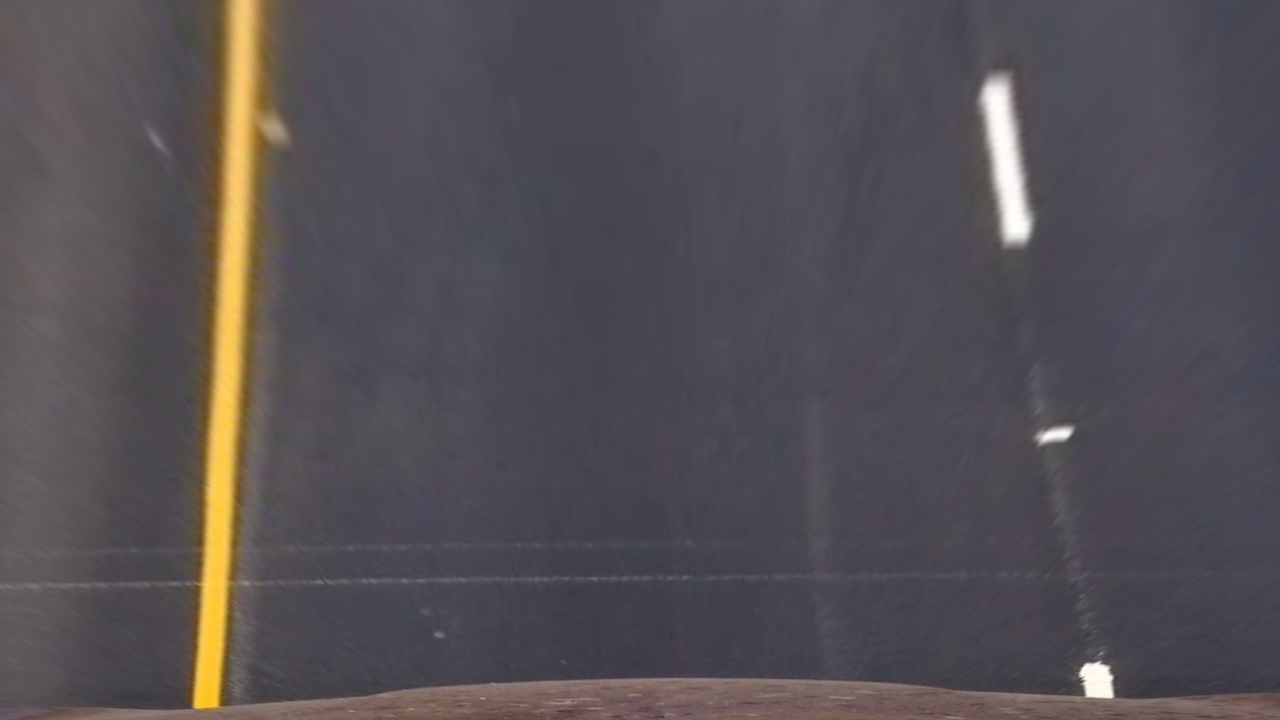
#> input picture birds_eye_view_images/straight_lines1.jpg, 1280 x 720 px
$ python -i lane_finding_video_pipeline.py   (imports and definitions only)   (older library calls are emulated)
#> lines starting #> are read from the running program, lines starting #| are printed output that depends on the picture; after the words box and inside, x2 and y2 are one past the last pixel; in counts of white or black regions, pixels touching at a corner belong together
import cv2
import numpy as np
from collections import deque
import pickle
from moviepy.editor import *
import matplotlib.pyplot as plt

# src_points = np.float32([[490, 482], [810, 482], [1250, 720], [40, 720]])
# dest_points = np.float32([[0, 0], [1280, 0], [1250, 720], [40, 720]])
src_points = np.float32([[545, 460], [735, 460], [1280, 700], [0, 700]])
dest_points = np.float32([[0, 0], [1280, 0], [1280, 720], [0, 720]])
# [1 line not run here, left out]
# [1 line that did not run here, left out]
# [1 line that did not run here, left out]


class Line:
    def __init__(self):
        # was the line detected in the last iteration?
        self.detected = False
        # x values of the last n fits of the line
        # self.recent_xfitted = []
        self.recent_xfitted = deque(maxlen=10)
        # average x values of the fitted line over the last n iterations
        self.bestx = None
        # polynomial coefficients averaged over the last n iterations
        self.best_fit = None
        # polynomial coefficients for the most recent fit
        self.current_fit = [np.array([False])]
        # radius of curvature of the line in some units
        self.radius_of_curvature = None
        # distance in meters of vehicle center from the line
        self.line_base_pos = None
        # difference in fit coefficients between last and new fits
        self.diffs = np.array([0, 0, 0], dtype='float')
        # x values for detected line pixels
        self.allx = None
        # y values for detected line pixels
        self.ally = None
        # width of window while detecting pixels of line
        self.margin = 50
        # Minimum number of pixels found to recenter window
        self.minpix = 10
        # Number of windows to be searched for
        self.nwindows = 9

    # [53 lines left out: functions rad_of_curvature, histogram_edges, not called in this run]

    # def detect_edges_prev_values(self):


left_line = Line()
right_line = Line()


# [74 lines left out: functions birds_eye_view, find_lines, create_final_image, not called in this run]


def abs_sobel_thresh(img, orient='x', sobel_kernel=3, thresh=(0, 255)):
    # Calculate directional gradient
    # Apply threshold
    # gray = cv2.cvtColor(img, cv2.COLOR_RGB2GRAY)
    if orient == 'x':
        sobel = cv2.Sobel(img, cv2.CV_64F, 1, 0, ksize=sobel_kernel)
    else:
        sobel = cv2.Sobel(img, cv2.CV_64F, 0, 1, ksize=sobel_kernel)
    abs_sobel = np.absolute(sobel)
    scaled_sobel = np.uint8(255 * abs_sobel / np.max(abs_sobel))
    sbinary = np.zeros_like(scaled_sobel)
    sbinary[(scaled_sobel >= thresh[0]) & (scaled_sobel <= thresh[1])] = 1
    return sbinary


def mag_thresh(image, sobel_kernel=3, mag_thresh=(0, 255)):
    # Calculate gradient magnitude
    # Apply threshold
    gray = cv2.cvtColor(image, cv2.COLOR_RGB2GRAY)

    sobelx = cv2.Sobel(gray, cv2.CV_64F, 1, 0, ksize=sobel_kernel)
    sobely = cv2.Sobel(gray, cv2.CV_64F, 0, 1, ksize=sobel_kernel)

    abs_sobel = np.sqrt(sobelx ** 2 + sobely ** 2)
    scaled_sobel = np.uint8(255 * abs_sobel / np.max(abs_sobel))

    magbinary = np.zeros_like(scaled_sobel)
    magbinary[(scaled_sobel >= mag_thresh[0]) & (scaled_sobel <= mag_thresh[1])] = 1

    return magbinary


def dir_threshold(image, sobel_kernel=3, thresh=(0, np.pi / 2)):
    # Calculate gradient direction
    # Apply threshold
    gray = cv2.cvtColor(image, cv2.COLOR_RGB2GRAY)

    sobelx = cv2.Sobel(gray, cv2.CV_64F, 1, 0, ksize=sobel_kernel)
    sobely = cv2.Sobel(gray, cv2.CV_64F, 0, 1, ksize=sobel_kernel)

    abs_sobelx = np.absolute(sobelx)
    abs_sobely = np.absolute(sobely)

    direction = np.arctan2(abs_sobely, abs_sobelx)

    dirbinary = np.zeros_like(direction)
    dirbinary[(direction >= thresh[0]) & (direction <= thresh[1])] = 1

    return dirbinary


# [48 lines left out: functions gaussian_blur, select_yellow, select_white, comb_thresh, generate_binary_image_old, not called in this run]


def generate_binary_image(image):
    ksize = 7
    hls = cv2.cvtColor(image, cv2.COLOR_RGB2HLS)
    gradx = abs_sobel_thresh(image, orient='x', sobel_kernel=ksize, thresh=(30, 180))
    grady = abs_sobel_thresh(image, orient='y', sobel_kernel=ksize, thresh=(30, 180))
    mag_binary = mag_thresh(image, sobel_kernel=ksize, mag_thresh=(80, 150))
    dir_binary = dir_threshold(image, sobel_kernel=ksize, thresh=(0.7, 1.3))
    combined = np.zeros_like(dir_binary)
    combined[((gradx == 1) & (grady == 1)) | ((mag_binary == 1) & (dir_binary == 1))] = 1
    # Threshold color channel
    # s_thresh_min = 170
    # s_thresh_max = 255
    # s_binary = np.zeros_like(s_channel)
    # s_binary[(s_channel >= s_thresh_min) & (s_channel <= s_thresh_max)] = 1

    combined_binary = np.zeros_like(dir_binary)
    whiteyellowlines = comb_thresh(image)
    combined_binary[(whiteyellowlines == 1) | (combined == 1)] = 1
    return combined_binary


# [59 lines left out: functions color_sobel_combined, pos_of_vehicle, pipeline, not called in this run]


# [13 lines of commented-out code are left out]

video_output = '../output_videos/project_video_ouput.mp4'
# [1 line that did not run here, left out]

# [1 line that did not run here, left out]
# [1 line not run here, left out]

>>> import cv2
>>> picture = cv2.cvtColor(cv2.imread('../birds_eye_view_images/straight_lines1.jpg'), cv2.COLOR_BGR2RGB)
>>> result = generate_binary_image(picture)
#> call 2 of abs_sobel_thresh, with orient = 'y', sobel_kernel = 7, thresh = (30, 180)
#> in abs_sobel_thresh (call 2), `sobel = cv2.Sobel(img, cv2.CV_64F, 0, 1, ksize=sobel_kernel)`:
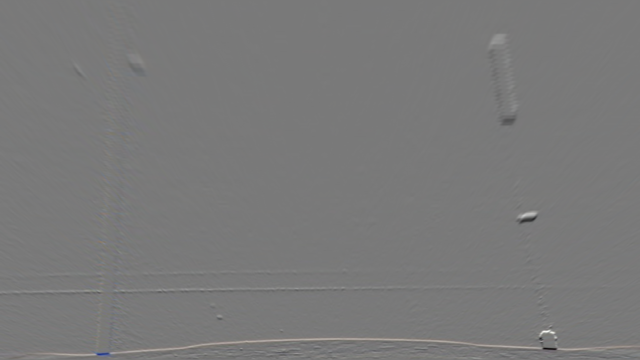
#> sobel: shape (720, 1280, 3) float64 (shown at 1/2 size); mean R, G, B 80.9, 28.5, -0.9; drawn with min black and max white
#> in generate_binary_image, `mag_binary = mag_thresh(image, sobel_kernel=ksize, mag_thresh=(80, 150))`:
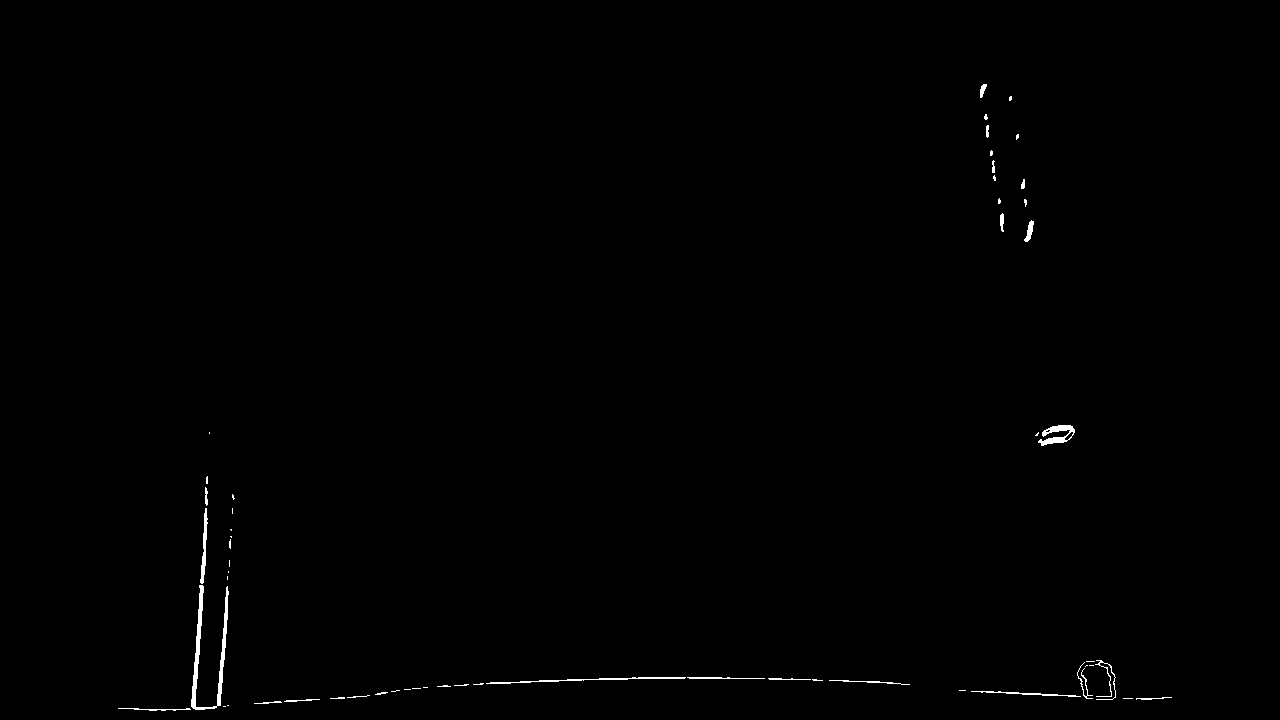
#> mag_binary: shape (720, 1280); values 0 (black) and 1 (white), 0.4% white; 57 white regions (33 under 20 px), largest, box (x1, y1, x2, y2) and area: (191, 585, 229, 710) 1001, (1038, 425, 1075, 446) 362, (486, 677, 686, 684) 348
#> in dir_threshold, `direction = np.arctan2(abs_sobely, abs_sobelx)`:
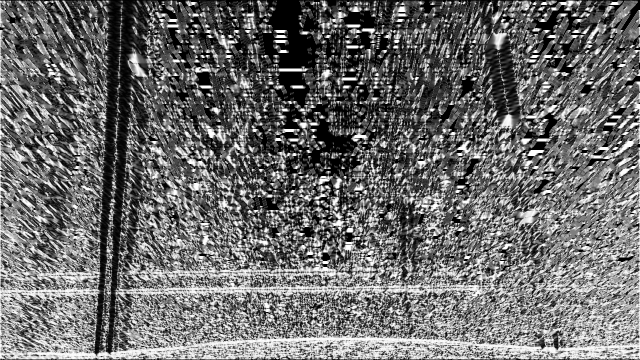
#> direction: shape (720, 1280) float64 (shown at 1/2 size); min 0, max 1.57, mean 0.67; drawn with min black and max white
#> in generate_binary_image, `dir_binary = dir_threshold(image, sobel_kernel=ksize, thresh=(0.7, 1.3))`:
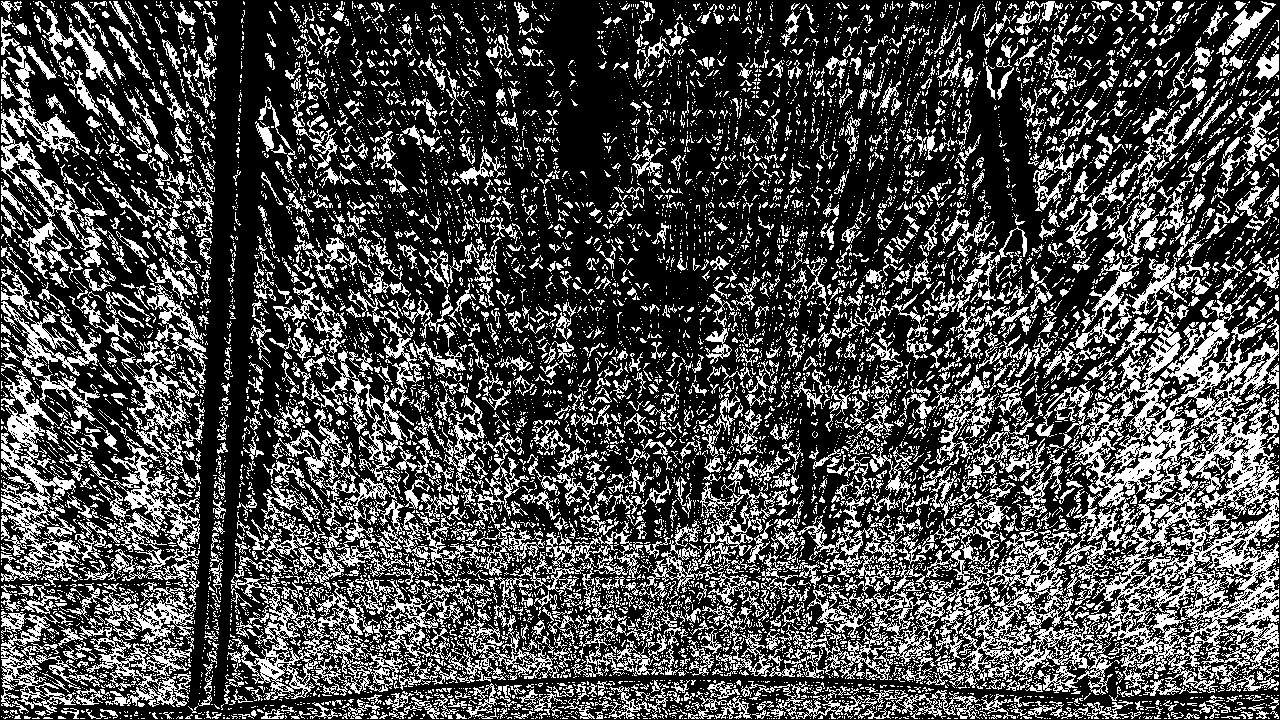
#> dir_binary: shape (720, 1280) float64; values 0 (black) and 1 (white), 29.6% white in thin lines or dots
#> (the run stopped early here; a loop or call above may not have finished)

$ run again, on birds_eye_view_images/straight_lines2.jpg
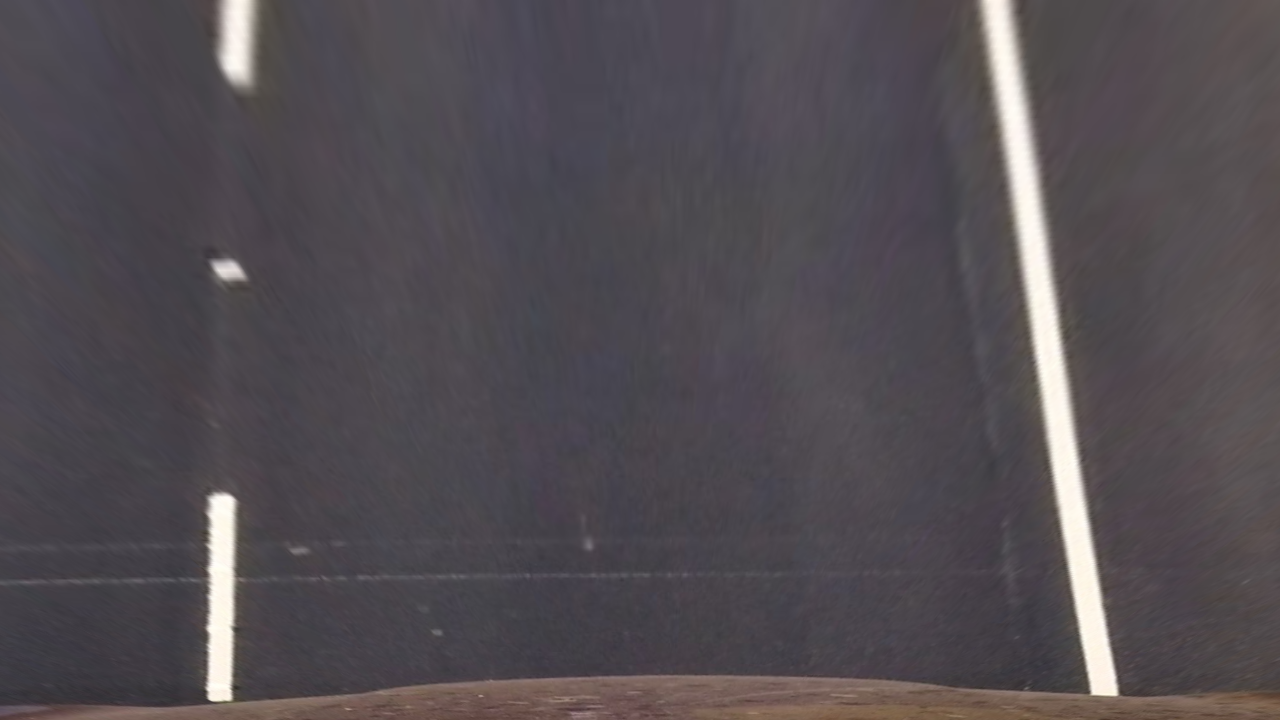
#> input picture birds_eye_view_images/straight_lines2.jpg, 1280 x 720 px
#> hls: shape (720, 1280, 3); mean of channels 0, 1, 2 126.5, 81.2, 17.6
#> in generate_binary_image, `mag_binary = mag_thresh(image, sobel_kernel=ksize, mag_thresh=(80, 150))`:
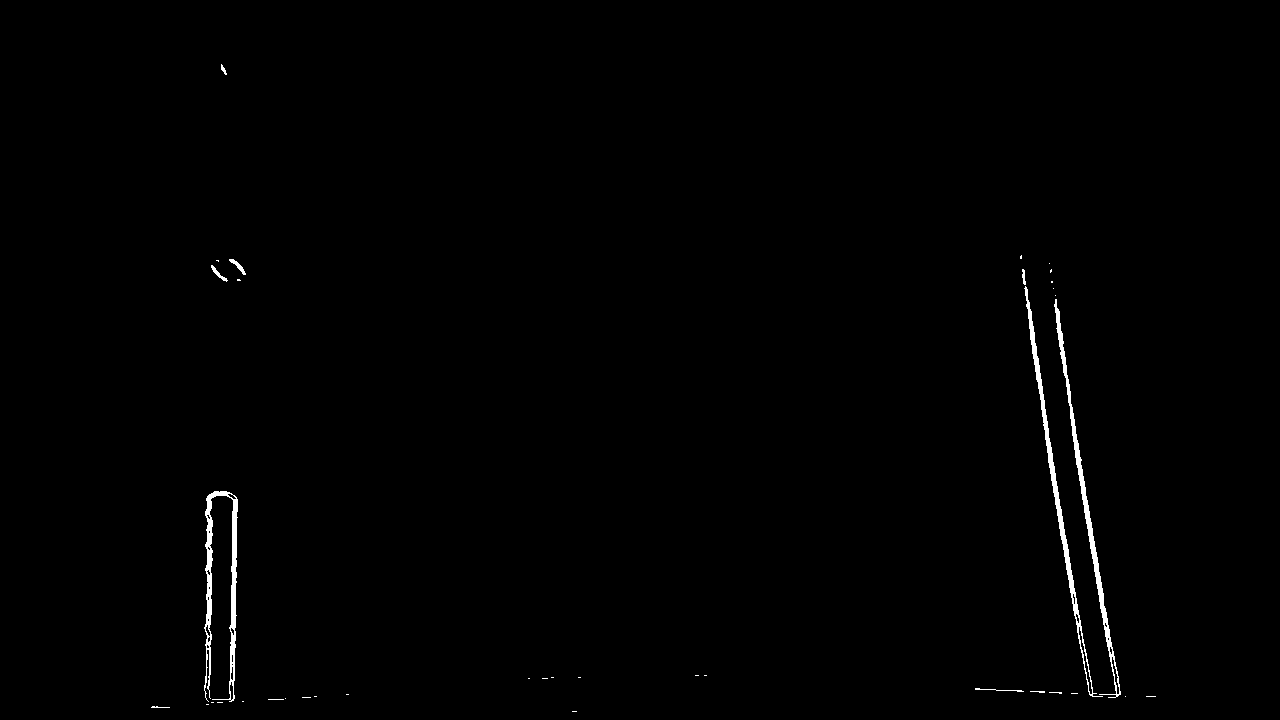
#> mag_binary: shape (720, 1280); values 0 (black) and 1 (white), 0.65% white; 38 white regions (28 under 20 px), largest, box (x1, y1, x2, y2) and area: (204, 491, 238, 702) 1970, (1024, 286, 1103, 697) 1781, (1054, 299, 1121, 698) 1773
#> in generate_binary_image, `dir_binary = dir_threshold(image, sobel_kernel=ksize, thresh=(0.7, 1.3))`:
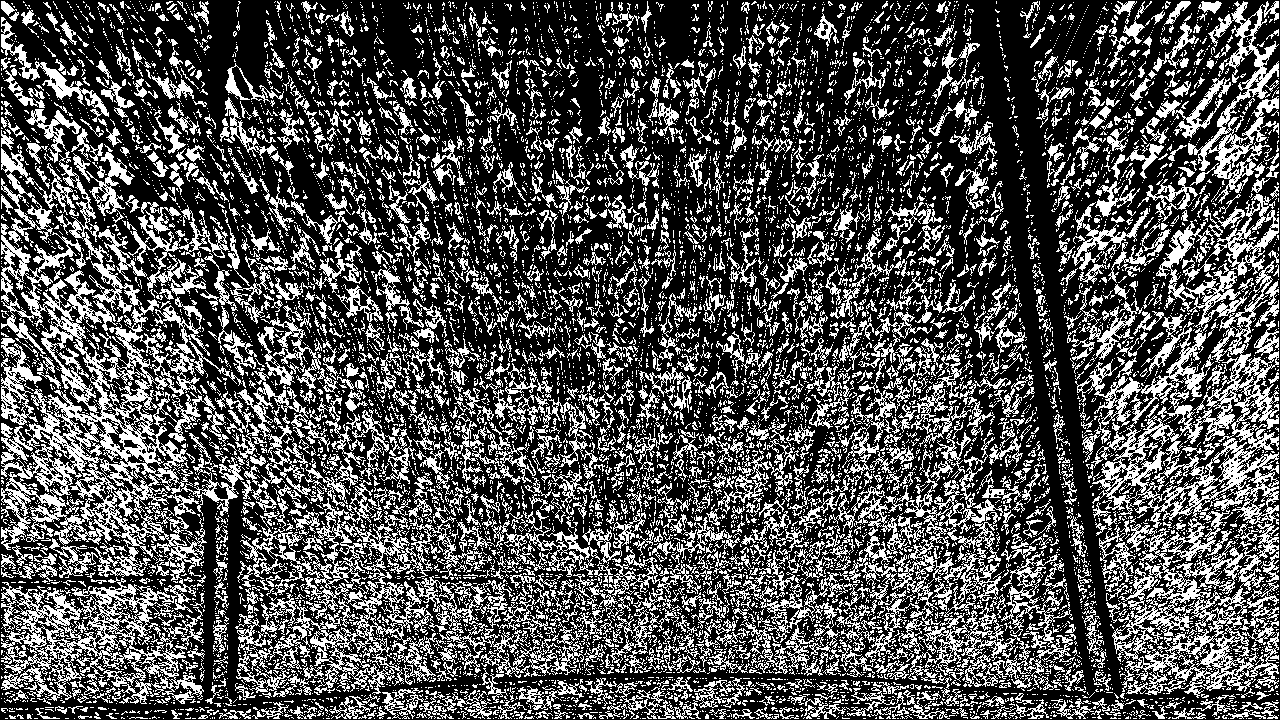
#> dir_binary: shape (720, 1280) float64; values 0 (black) and 1 (white), 31.9% white in thin lines or dots
